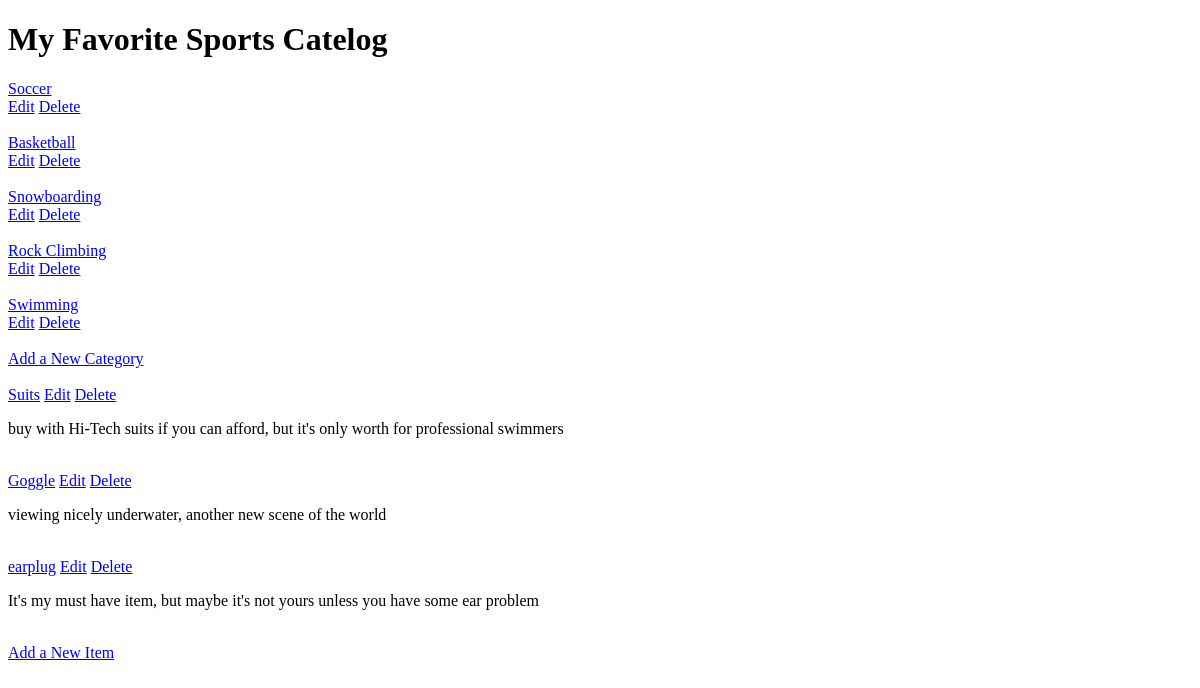
Before: /catelog/5 with the older database file.
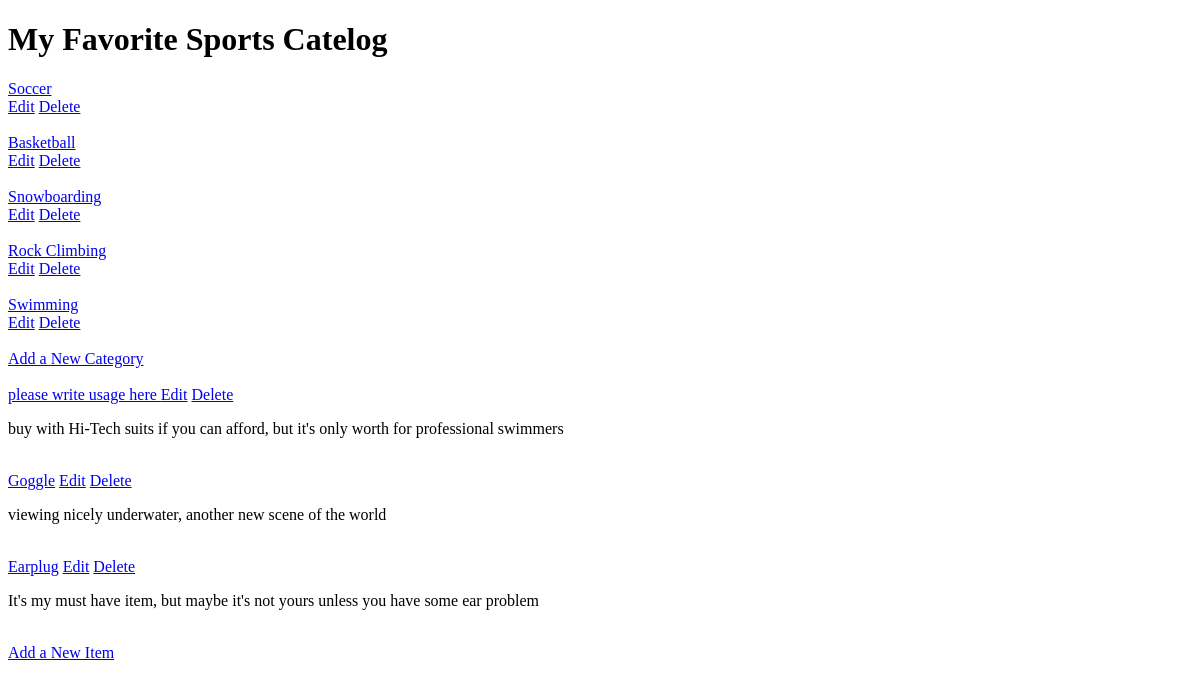
After: the same page with the newer database file.
### catalog/database_setup.py (models this page shows, shortened)
class Category(Base):
	__tablename__ = 'category'
	name = Column(String(80), nullable = False)
	id = Column(Integer, primary_key = True)

class CategoryItems(Base):
	__tablename__ = 'category_item'
	id = Column(Integer,primary_key = True)
	name = Column(String(50), nullable = False)
	description = Column(String(120), nullable = False)
	usage = Column(String(1000))
	category_id = Column(Integer, ForeignKey('category.id'))
	category = relationship(Category)

### catalog/application.py (the view)
@app.route('/catelog/<int:category_id>')
def itemPage(category_id):
	category = session.query(Category).all()
	items = session.query(CategoryItems).filter_by(category_id = category_id).all()
	return render_template('itempage.html', category = category, category_id=category_id, items=items)

### catalog/templates/itempage.html (shortened to what this page needs)
{% extends "main.html" %}
{% block content %}
<div>
	{% for item in items %}
	<div>
		<a href='{{url_for('itemDetail', category_id = category_id, item_id = item.id )}}'>{{item.name}}</a>
		<a href='{{url_for('editItem', category_id = category_id, item_id = item.id) }}'>Edit</a>
		<a href = '{{url_for('deleteItem', category_id = category_id, item_id = item.id) }}'>Delete</a>
		<p>{{item.description}}</p>
	</div>
	{% endfor %}
	<a href='{{url_for('newItem', category_id = category_id) }}'>Add a New Item</a>
</div>
{% endblock content %}

### catalog/templates/main.html (shortened to what this page needs)
<!DOCTYPE html>
<html>
<head>
</head>
<body>
<h1>My Favorite Sports Catelog</h1>
<div>
	{% for i in category %}
	<div>
		<a href='{{url_for('itemPage', category_id = i.id) }}'>{{i.name}}</a>
		<a href='{{url_for('editCategory', category_id = i.id) }}'>Edit</a>
		<a href = '{{url_for('deleteCategory', category_id = i.id) }}'>Delete</a>
	</div>
	{% endfor %}
	<a href='{{url_for('newCategory') }}'>Add a New Category</a>
</div>
{% block content %}
{% endblock content %}
</body>
</html>

Changed rows visible on the page:
changed CategoryItems: name "Suits" → "please write usage here"
changed CategoryItems: name "earplug" → "Earplug"
